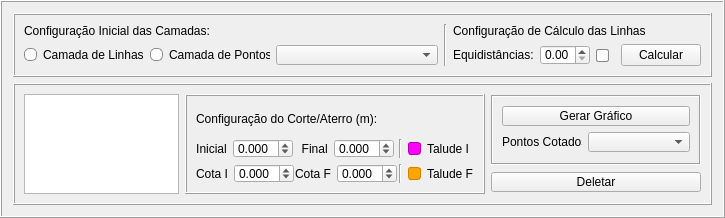
         <widget class="QFrame" name="frame_8">
          <property name="frameShape">
           <enum>QFrame::Shape::Box</enum>
          </property>
          <property name="frameShadow">
           <enum>QFrame::Shadow::Raised</enum>
          </property>
          <layout class="QGridLayout" name="gridLayout_13">
           <item row="0" column="0">
            <widget class="QFrame" name="frame_4">
             <property name="frameShape">
              <enum>QFrame::Shape::Box</enum>
             </property>
             <property name="frameShadow">
              <enum>QFrame::Shadow::Raised</enum>
             </property>
             <layout class="QGridLayout" name="gridLayout_4">
              <item row="1" column="2">
               <widget class="QComboBox" name="comboBoxCamadas">
                <property name="minimumSize">
                 <size>
                  <width>130</width>
                  <height>20</height>
                 </size>
                </property>
                <property name="maximumSize">
                 <size>
                  <width>200</width>
                  <height>20</height>
                 </size>
                </property>
               </widget>
              </item>
              <item row="1" column="4">
               <layout class="QGridLayout" name="gridLayout_3">
                <item row="0" column="2">
                 <widget class="QCheckBox" name="checkBoxFinal">
                  <property name="minimumSize">
                   <size>
                    <width>15</width>
                    <height>20</height>
                   </size>
                  </property>
                  <property name="toolTip">
                   <string>&lt;html&gt;&lt;head/&gt;&lt;body&gt;&lt;p&gt;Adicionar o Ponto Final&lt;/p&gt;&lt;/body&gt;&lt;/html&gt;</string>
                  </property>
                  <property name="layoutDirection">
                   <enum>Qt::LayoutDirection::LeftToRight</enum>
                  </property>
                  <property name="styleSheet">
                   <string notr="true">QCheckBox::indicator {
    width: 11px;  /* Aumentei um pouco o tamanho para melhor visualização */
    height: 11px;
    border-radius: 2px; /* Cantos ligeiramente arredondados */
    background-color: #ffffff; /* Cor de fundo padrão */
    border: 1px solid #8a8a8a; /* Borda padrão */
    transition: all 0.2s ease; /* Suaviza as transições */
}

QCheckBox::indicator:hover {
    background-color: #7eafff; /* Azul suave ao passar o mouse */
    border: 1px solid #8a8a8a; /* Borda padrão ao passar o mouse */
    border-radius: 2px; /* Mantém os cantos arredondados */
}

QCheckBox::indicator:checked {
    width: 11px;  /* Aumenta um pouco o tamanho para melhor visualização */
    height: 11px;
    background-color: #0000ff; /* Azul mais forte ao ser clicado */
    border: 1px solid #00007f; /* Borda Azul escura ao ser clicado */
    border-radius: 3px; /* Mantém os cantos arredondados */
    box-shadow: inset 0px 4px 8px rgba(255, 0, 0, 0.5); /* Sombra interna para efeito 3D */
}
</string>
                  </property>
                  <property name="text">
                   <string/>
                  </property>
                 </widget>
                </item>
                <item row="0" column="3">
                 <widget class="QPushButton" name="pushButtonCalcular">
                  <property name="minimumSize">
                   <size>
                    <width>0</width>
                    <height>20</height>
                   </size>
                  </property>
                  <property name="maximumSize">
                   <size>
                    <width>16777215</width>
                    <height>16777215</height>
                   </size>
                  </property>
                  <property name="styleSheet">
                   <string notr="true">/* Estado normal: mantém o estilo original definido pelo Qtdesigner */
QPushButton {
    /* Não há alterações aqui, preserva o visual padrão */
}

/* Ao passar o mouse: aplica o efeito &quot;Windows Vista&quot; com azul padrão,
   onde a parte inferior apresenta um tom mais claro e iluminado */
QPushButton:hover {
    background: qlineargradient(
        spread: pad,
        x1: 0, y1: 0,
        x2: 0, y2: 1,
        stop: 0   #87CEFA,   /* Topo: LightSkyBlue, leve e claro */
        stop: 0.8 #1E90FF,   /* Meio: DodgerBlue, cor padrão e vibrante */
        stop: 1   #ADD8E6    /* Fundo: LightBlue, mais claro e iluminado */
    );
    border: 1px solid #1E90FF; /* Realça a borda com DodgerBlue */
    border-radius: 4px;        /* Garante cantos arredondados, se necessário */
    transition: all 0.2s ease; /* Suaviza a transição do efeito */
}

/* Ao clicar: fixa o efeito com cor sólida e aparência &quot;pressionada&quot; */
QPushButton:pressed {
    background: qlineargradient(
        spread: pad,
        x1: 0, y1: 0,
        x2: 0, y2: 1,
        stop: 0   #1E90FF,   /* Inicia com DodgerBlue */
        stop: 1   #1874CD    /* Finaliza com um tom mais escuro */
    );
    border: 1px solid #1560BD; /* Borda levemente escurecida */
    transform: scale(0.98);     /* Sutil redução de escala para simular clique */
}
</string>
                  </property>
                  <property name="text">
                   <string>Calcular</string>
                  </property>
                 </widget>
                </item>
                <item row="0" column="1">
                 <widget class="QDoubleSpinBox" name="doubleSpinBoxDistancias">
                  <property name="maximumSize">
                   <size>
                    <width>50</width>
                    <height>20</height>
                   </size>
                  </property>
                  <property name="toolTip">
                   <string>&lt;html&gt;&lt;head/&gt;&lt;body&gt;&lt;p&gt;Insira as Equidistâncias Entre Pontos&lt;/p&gt;&lt;/body&gt;&lt;/html&gt;</string>
                  </property>
                  <property name="decimals">
                   <number>2</number>
                  </property>
                  <property name="maximum">
                   <double>100.000000000000000</double>
                  </property>
                  <property name="singleStep">
                   <double>5.000000000000000</double>
                  </property>
                 </widget>
                </item>
                <item row="0" column="0">
                 <widget class="QLabel" name="label_2">
                  <property name="text">
                   <string>Equidistâncias:</string>
                  </property>
                 </widget>
                </item>
               </layout>
              </item>
              <item row="1" column="0">
               <widget class="QRadioButton" name="radioButtonLinhas">
                <property name="maximumSize">
                 <size>
                  <width>120</width>
                  <height>16777215</height>
                 </size>
                </property>
                <property name="styleSheet">
                 <string notr="true">QRadioButton::indicator {
    width: 11px;
    height: 11px;
    border-radius: 5px; /* Aproximação de circular */
    background-color: #ffffff; /* Cor de fundo padrão */
    border: 1px solid #8a8a8a;
    transition: all 0.2s ease;
}

QRadioButton::indicator:hover {
    background-color: #cce6ff; /* Azul bem claro ao passar o mouse */
    border: 1px solid #8a8a8a;
    border-radius: 5px;
}

QRadioButton::indicator:checked {
    width: 11px;
    height: 11px;
    background-color: #007BFF; /* Azul vibrante */
    border: 1px solid #004080; /* Azul escuro para contraste */
    border-radius: 5px;
    box-shadow: inset 0px 4px 8px rgba(0, 0, 0, 0.5); /* Efeito 3D interno */
}
</string>
                </property>
                <property name="text">
                 <string>Camada de Linhas</string>
                </property>
               </widget>
              </item>
              <item row="0" column="0" colspan="2">
               <widget class="QLabel" name="label_4">
                <property name="text">
                 <string>Configuração Inicial das Camadas:</string>
                </property>
               </widget>
              </item>
              <item row="0" column="3" rowspan="2">
               <widget class="Line" name="line_2">
                <property name="orientation">
                 <enum>Qt::Orientation::Vertical</enum>
                </property>
               </widget>
              </item>
              <item row="0" column="4">
               <widget class="QLabel" name="label_7">
                <property name="text">
                 <string>Configuração de Cálculo das Linhas</string>
                </property>
               </widget>
              </item>
              <item row="1" column="1">
               <widget class="QRadioButton" name="radioButtonPontos">
                <property name="maximumSize">
                 <size>
                  <width>120</width>
                  <height>16777215</height>
                 </size>
                </property>
                <property name="styleSheet">
                 <string notr="true">QRadioButton::indicator {
    width: 11px;
    height: 11px;
    border-radius: 5px; /* Aproximação de circular */
    background-color: #ffffff; /* Cor de fundo padrão */
    border: 1px solid #8a8a8a;
    transition: all 0.2s ease;
}

QRadioButton::indicator:hover {
    background-color: #ffcccc; /* Vermelho bem claro ao passar o mouse */
    border: 1px solid #8a8a8a;
    border-radius: 5px;
}

QRadioButton::indicator:checked {
    width: 11px;
    height: 11px;
    background-color: #FF0000; /* Vermelho vibrante */
    border: 1px solid #8B0000; /* Vermelho escuro para contraste */
    border-radius: 5px;
    box-shadow: inset 0px 4px 8px rgba(0, 0, 0, 0.5); /* Efeito 3D interno */
}
</string>
                </property>
                <property name="text">
                 <string>Camada de Pontos</string>
                </property>
               </widget>
              </item>
             </layout>
            </widget>
           </item>
           <item row="1" column="0">
            <widget class="QFrame" name="frame_6">
             <property name="frameShape">
              <enum>QFrame::Shape::Box</enum>
             </property>
             <property name="frameShadow">
              <enum>QFrame::Shadow::Raised</enum>
             </property>
             <layout class="QGridLayout" name="gridLayout_17">
              <item row="0" column="0">
               <widget class="QListWidget" name="listWidgetInfo">
                <property name="minimumSize">
                 <size>
                  <width>155</width>
                  <height>70</height>
                 </size>
                </property>
                <property name="maximumSize">
                 <size>
                  <width>155</width>
                  <height>100</height>
                 </size>
                </property>
               </widget>
              </item>
              <item row="0" column="1">
               <widget class="QFrame" name="frame_7">
                <property name="minimumSize">
                 <size>
                  <width>295</width>
                  <height>0</height>
                 </size>
                </property>
                <property name="maximumSize">
                 <size>
                  <width>300</width>
                  <height>100</height>
                 </size>
                </property>
                <property name="frameShape">
                 <enum>QFrame::Shape::Box</enum>
                </property>
                <property name="frameShadow">
                 <enum>QFrame::Shadow::Raised</enum>
                </property>
                <layout class="QGridLayout" name="gridLayout_9">
                 <item row="0" column="0">
                  <widget class="QLabel" name="label_5">
                   <property name="text">
                    <string>Configuração do Corte/Aterro (m):</string>
                   </property>
                  </widget>
                 </item>
                 <item row="1" column="0" rowspan="2">
                  <layout class="QGridLayout" name="gridLayout_7">
                   <item row="0" column="0">
                    <layout class="QGridLayout" name="gridLayout_8">
                     <item row="0" column="0">
                      <widget class="QLabel" name="label_22">
                       <property name="text">
                        <string>Inicial</string>
                       </property>
                       <property name="alignment">
                        <set>Qt::AlignmentFlag::AlignCenter</set>
                       </property>
                      </widget>
                     </item>
                     <item row="0" column="1">
                      <widget class="QDoubleSpinBox" name="doubleSpinBoxHinicial">
                       <property name="minimumSize">
                        <size>
                         <width>60</width>
                         <height>0</height>
                        </size>
                       </property>
                       <property name="maximumSize">
                        <size>
                         <width>80</width>
                         <height>19</height>
                        </size>
                       </property>
                       <property name="decimals">
                        <number>3</number>
                       </property>
                       <property name="minimum">
                        <double>-9.500000000000000</double>
                       </property>
                       <property name="maximum">
                        <double>9.500000000000000</double>
                       </property>
                       <property name="singleStep">
                        <double>0.500000000000000</double>
                       </property>
                      </widget>
                     </item>
                     <item row="0" column="2">
                      <widget class="QLabel" name="label_23">
                       <property name="text">
                        <string> Final</string>
                       </property>
                       <property name="alignment">
                        <set>Qt::AlignmentFlag::AlignCenter</set>
                       </property>
                      </widget>
                     </item>
                     <item row="0" column="3">
                      <widget class="QDoubleSpinBox" name="doubleSpinBoxHFinal">
                       <property name="minimumSize">
                        <size>
                         <width>60</width>
                         <height>0</height>
                        </size>
                       </property>
                       <property name="maximumSize">
                        <size>
                         <width>80</width>
                         <height>19</height>
                        </size>
                       </property>
                       <property name="decimals">
                        <number>3</number>
                       </property>
                       <property name="minimum">
                        <double>-9.500000000000000</double>
                       </property>
                       <property name="maximum">
                        <double>9.500000000000000</double>
                       </property>
                       <property name="singleStep">
                        <double>0.500000000000000</double>
                       </property>
                      </widget>
                     </item>
                    </layout>
                   </item>
                   <item row="1" column="0">
                    <layout class="QGridLayout" name="gridLayout_6">
                     <item row="0" column="0">
                      <widget class="QLabel" name="label_24">
                       <property name="text">
                        <string>Cota I</string>
                       </property>
                       <property name="alignment">
                        <set>Qt::AlignmentFlag::AlignCenter</set>
                       </property>
                      </widget>
                     </item>
                     <item row="0" column="1">
                      <widget class="QDoubleSpinBox" name="doubleSpinBoxHinicial_Cota">
                       <property name="minimumSize">
                        <size>
                         <width>60</width>
                         <height>0</height>
                        </size>
                       </property>
                       <property name="maximumSize">
                        <size>
                         <width>80</width>
                         <height>19</height>
                        </size>
                       </property>
                       <property name="decimals">
                        <number>3</number>
                       </property>
                       <property name="minimum">
                        <double>-9.500000000000000</double>
                       </property>
                       <property name="maximum">
                        <double>9.500000000000000</double>
                       </property>
                       <property name="singleStep">
                        <double>0.500000000000000</double>
                       </property>
                      </widget>
                     </item>
                     <item row="0" column="2">
                      <widget class="QLabel" name="label_25">
                       <property name="text">
                        <string>Cota F</string>
                       </property>
                       <property name="alignment">
                        <set>Qt::AlignmentFlag::AlignCenter</set>
                       </property>
                      </widget>
                     </item>
                     <item row="0" column="3">
                      <widget class="QDoubleSpinBox" name="doubleSpinBoxHFinal_Cota">
                       <property name="minimumSize">
                        <size>
                         <width>60</width>
                         <height>0</height>
                        </size>
                       </property>
                       <property name="maximumSize">
                        <size>
                         <width>80</width>
                         <height>19</height>
                        </size>
                       </property>
                       <property name="decimals">
                        <number>3</number>
                       </property>
                       <property name="minimum">
                        <double>-9.500000000000000</double>
                       </property>
                       <property name="maximum">
                        <double>9.500000000000000</double>
                       </property>
                       <property name="singleStep">
                        <double>0.500000000000000</double>
                       </property>
                      </widget>
                     </item>
                    </layout>
                   </item>
                  </layout>
                 </item>
                 <item row="1" column="1">
                  <widget class="Line" name="line_3">
                   <property name="orientation">
                    <enum>Qt::Orientation::Vertical</enum>
                   </property>
                  </widget>
                 </item>
                 <item row="1" column="2">
                  <widget class="QCheckBox" name="checkBoxTaludeI">
                   <property name="styleSheet">
                    <string notr="true">QCheckBox::indicator {
    width: 11px;             /* Tamanho do quadradinho */
    height: 11px;
    border-radius: 2px;      /* Cantos arredondados */
    background-color: #ffffff; /* Cor de fundo padrão */
    border: 1px solid #8a8a8a; /* Borda cinza padrão */
    transition: all 0.2s ease; /* Suaviza as transições */
}

QCheckBox::indicator:hover {
    background-color: #FFB3FF; /* Magenta suave ao passar o mouse */
    border: 1px solid #8a8a8a; 
    border-radius: 2px;
}

QCheckBox::indicator:checked {
    width: 11px;
    height: 11px;
    background-color: #FF00FF;   /* Magenta ao ser marcado */
    border: 1px solid #B300B3;   /* Borda magenta mais escura */
    border-radius: 3px;
    box-shadow: inset 0px 4px 8px rgba(255, 0, 255, 0.5); /* Sombra interna em magenta */
}
</string>
                   </property>
                   <property name="text">
                    <string>Talude I</string>
                   </property>
                   <property name="checked">
                    <bool>true</bool>
                   </property>
                  </widget>
                 </item>
                 <item row="2" column="1">
                  <widget class="Line" name="line_4">
                   <property name="orientation">
                    <enum>Qt::Orientation::Vertical</enum>
                   </property>
                  </widget>
                 </item>
                 <item row="2" column="2">
                  <widget class="QCheckBox" name="checkBoxTaludeF">
                   <property name="styleSheet">
                    <string notr="true">QCheckBox::indicator {
    width: 11px;             /* Tamanho do quadradinho */
    height: 11px;
    border-radius: 2px;      /* Cantos arredondados */
    background-color: #ffffff; /* Cor de fundo padrão */
    border: 1px solid #8a8a8a; /* Borda cinza padrão */
    transition: all 0.2s ease; /* Suaviza as transições */
}

QCheckBox::indicator:hover {
    background-color: #FFC78E; /* Laranja mais claro ao passar o mouse */
    border: 1px solid #8a8a8a; 
    border-radius: 2px;
}

QCheckBox::indicator:checked {
    width: 11px;
    height: 11px;
    background-color: #FFA500;   /* Laranja vibrante ao marcar */
    border: 1px solid #CC8400;   /* Borda laranja mais escura */
    border-radius: 3px;
    box-shadow: inset 0px 4px 8px rgba(255, 165, 0, 0.5); /* Sombra interna em laranja */
}
</string>
                   </property>
                   <property name="text">
                    <string>Talude F</string>
                   </property>
                   <property name="checked">
                    <bool>true</bool>
                   </property>
                  </widget>
                 </item>
                </layout>
               </widget>
              </item>
              <item row="0" column="2">
               <layout class="QGridLayout" name="gridLayout_10">
                <item row="1" column="0">
                 <widget class="QPushButton" name="pushButtonDel">
                  <property name="maximumSize">
                   <size>
                    <width>16777215</width>
                    <height>20</height>
                   </size>
                  </property>
                  <property name="styleSheet">
                   <string notr="true">QPushButton {
    /* Mantém o estilo original do botão */
    transition: all 0.2s ease; /* Suaviza todas as transições de estado */
}

QPushButton:hover {
    background-color: qlineargradient(spread:pad, x1:0, y1:0, x2:0, y2:1, stop:0 #ffcccc, stop:1 #ff9999); /* Gradiente suave em tons de vermelho claro */
    border: 1px solid #ff6666; /* Borda vermelha mais escura */
    border-radius: 4px; /* Cantos arredondados */
    box-shadow: 0px 4px 8px rgba(255, 0, 0, 0.8); /* Sombra vermelha brilhante e levemente deslocada para dar profundidade */
}

QPushButton:pressed {
    background-color: qlineargradient(spread:pad, x1:0, y1:0, x2:0, y2:1, stop:0 #ff9999, stop:1 #ff6666); /* Gradiente mais escuro para efeito pressionado */
    border: 1px solid #cc0000; /* Borda vermelha ainda mais escura */
    box-shadow: inset 0px 4px 8px rgba(255, 0, 0, 0.8); /* Sombra interna para dar a impressão de que o botão foi pressionado */
    transform: scale(0.98); /* Leve redução no tamanho para simular o pressionar */
}
</string>
                  </property>
                  <property name="text">
                   <string>Deletar</string>
                  </property>
                 </widget>
                </item>
                <item row="0" column="0">
                 <widget class="QFrame" name="frame_2">
                  <property name="minimumSize">
                   <size>
                    <width>210</width>
                    <height>0</height>
                   </size>
                  </property>
                  <property name="maximumSize">
                   <size>
                    <width>16777215</width>
                    <height>70</height>
                   </size>
                  </property>
                  <property name="frameShape">
                   <enum>QFrame::Shape::Box</enum>
                  </property>
                  <property name="frameShadow">
                   <enum>QFrame::Shadow::Sunken</enum>
                  </property>
                  <layout class="QGridLayout" name="gridLayout_14">
                   <item row="0" column="0" colspan="2">
                    <widget class="QPushButton" name="pushButtonGerar">
                     <property name="maximumSize">
                      <size>
                       <width>500</width>
                       <height>20</height>
                      </size>
                     </property>
                     <property name="styleSheet">
                      <string notr="true">QPushButton {
    /* Mantém o estilo original do botão */
    transition: all 0.2s ease; /* Suaviza todas as transições de estado */
}

QPushButton:hover {
    background-color: qlineargradient(spread:pad, x1:0, y1:0, x2:0, y2:1, stop:0 #00f7ff, stop:1 #00d9ff); /* Gradiente suave em tons de azul neon */
    border: 1px solid #00b3cc; /* Borda azul neon mais escura */
    border-radius: 4px; /* Cantos arredondados */
    box-shadow: 0px 4px 8px rgba(0, 247, 255, 0.8); /* Sombra azul neon brilhante e levemente deslocada para dar profundidade */
}

QPushButton:pressed {
    background-color: qlineargradient(spread:pad, x1:0, y1:0, x2:0, y2:1, stop:0 #00d9ff, stop:1 #00b3cc); /* Gradiente mais escuro para efeito pressionado */
    border: 1px solid #0099b3; /* Borda azul neon ainda mais escura */
    box-shadow: inset 0px 4px 8px rgba(0, 247, 255, 0.8); /* Sombra interna para dar a impressão de que o botão foi pressionado */
    transform: scale(0.98); /* Leve redução no tamanho para simular o pressionar */
}
</string>
                     </property>
                     <property name="text">
                      <string>Gerar Gráfico</string>
                     </property>
                    </widget>
                   </item>
                   <item row="1" column="0">
                    <widget class="QLabel" name="label_6">
                     <property name="maximumSize">
                      <size>
                       <width>80</width>
                       <height>16777215</height>
                      </size>
                     </property>
                     <property name="text">
                      <string>Pontos Cotados:</string>
                     </property>
                    </widget>
                   </item>
                   <item row="1" column="1">
                    <widget class="QComboBox" name="comboBoxGrupoZ">
                     <property name="maximumSize">
                      <size>
                       <width>500</width>
                       <height>20</height>
                      </size>
                     </property>
                    </widget>
                   </item>
                  </layout>
                 </widget>
                </item>
               </layout>
              </item>
             </layout>
            </widget>
           </item>
          </layout>
         </widget>
